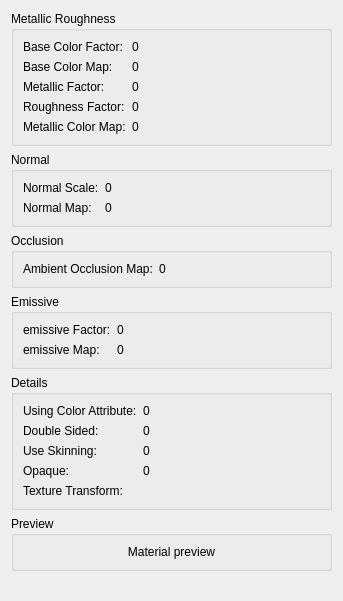
<?xml version="1.0" encoding="UTF-8"?>
<ui version="4.0">
 <class>MaterialWidget</class>
 <widget class="QWidget" name="MaterialWidget">
  <property name="geometry">
   <rect>
    <x>0</x>
    <y>0</y>
    <width>343</width>
    <height>601</height>
   </rect>
  </property>
  <property name="windowTitle">
   <string>Form</string>
  </property>
  <layout class="QVBoxLayout" name="verticalLayout" stretch="0,0,0,0,0,0,0">
   <item>
    <widget class="QGroupBox" name="metallicRoughnessGroupBox">
     <property name="title">
      <string>Metallic Roughness</string>
     </property>
     <layout class="QFormLayout" name="formLayout">
      <item row="0" column="0">
       <widget class="QLabel" name="Value">
        <property name="text">
         <string>Base Color Factor:</string>
        </property>
       </widget>
      </item>
      <item row="0" column="1">
       <widget class="ColorLabel" name="baseColorFactorValue">
        <property name="text">
         <string>0</string>
        </property>
       </widget>
      </item>
      <item row="1" column="0">
       <widget class="QLabel" name="baseColorMapLabel">
        <property name="text">
         <string>Base Color Map:</string>
        </property>
       </widget>
      </item>
      <item row="1" column="1">
       <widget class="QLabel" name="baseColorMapValue">
        <property name="text">
         <string>0</string>
        </property>
       </widget>
      </item>
      <item row="2" column="0">
       <widget class="QLabel" name="label_3">
        <property name="text">
         <string>Metallic Factor:</string>
        </property>
       </widget>
      </item>
      <item row="2" column="1">
       <widget class="QLabel" name="metallicFactorValue">
        <property name="text">
         <string>0</string>
        </property>
       </widget>
      </item>
      <item row="3" column="0">
       <widget class="QLabel" name="label_4">
        <property name="text">
         <string>Roughness Factor:</string>
        </property>
       </widget>
      </item>
      <item row="3" column="1">
       <widget class="QLabel" name="roughnessFactorValue">
        <property name="text">
         <string>0</string>
        </property>
       </widget>
      </item>
      <item row="4" column="0">
       <widget class="QLabel" name="MetallicColorMapLabel">
        <property name="text">
         <string>Metallic Color Map:</string>
        </property>
       </widget>
      </item>
      <item row="4" column="1">
       <widget class="QLabel" name="metallicColorMapValue">
        <property name="text">
         <string>0</string>
        </property>
       </widget>
      </item>
     </layout>
    </widget>
   </item>
   <item>
    <widget class="QGroupBox" name="normalGroupBox">
     <property name="title">
      <string>Normal</string>
     </property>
     <layout class="QFormLayout" name="formLayout_4">
      <item row="0" column="0">
       <widget class="QLabel" name="label_18">
        <property name="text">
         <string>Normal Scale:</string>
        </property>
       </widget>
      </item>
      <item row="0" column="1">
       <widget class="QLabel" name="normalScaleValue">
        <property name="text">
         <string>0</string>
        </property>
       </widget>
      </item>
      <item row="1" column="0">
       <widget class="QLabel" name="NormalMapLabel">
        <property name="text">
         <string>Normal Map:</string>
        </property>
       </widget>
      </item>
      <item row="1" column="1">
       <widget class="QLabel" name="normalMapValue">
        <property name="text">
         <string>0</string>
        </property>
       </widget>
      </item>
     </layout>
    </widget>
   </item>
   <item>
    <widget class="QGroupBox" name="occlusionGroupBox">
     <property name="title">
      <string>Occlusion</string>
     </property>
     <layout class="QFormLayout" name="formLayout_6">
      <item row="0" column="0">
       <widget class="QLabel" name="AmbientOcclusionMapLabel">
        <property name="text">
         <string>Ambient Occlusion Map:</string>
        </property>
       </widget>
      </item>
      <item row="0" column="1">
       <widget class="QLabel" name="ambientOcclusionMapValue">
        <property name="text">
         <string>0</string>
        </property>
       </widget>
      </item>
     </layout>
    </widget>
   </item>
   <item>
    <widget class="QGroupBox" name="emissiveGroupBox">
     <property name="title">
      <string>Emissive</string>
     </property>
     <layout class="QFormLayout" name="formLayout_7">
      <item row="0" column="0">
       <widget class="QLabel" name="label_21">
        <property name="text">
         <string>emissive Factor:</string>
        </property>
       </widget>
      </item>
      <item row="0" column="1">
       <widget class="ColorLabel" name="emissiveFactorValue">
        <property name="text">
         <string>0</string>
        </property>
       </widget>
      </item>
      <item row="1" column="0">
       <widget class="QLabel" name="emissiveMapLabel">
        <property name="text">
         <string>emissive Map:</string>
        </property>
       </widget>
      </item>
      <item row="1" column="1">
       <widget class="QLabel" name="emissiveMapValue">
        <property name="text">
         <string>0</string>
        </property>
       </widget>
      </item>
     </layout>
    </widget>
   </item>
   <item>
    <widget class="QGroupBox" name="detailsGroupBox">
     <property name="title">
      <string>Details</string>
     </property>
     <layout class="QFormLayout" name="formLayout_5">
      <item row="1" column="0">
       <widget class="QLabel" name="label_24">
        <property name="text">
         <string>Using Color Attribute:</string>
        </property>
       </widget>
      </item>
      <item row="1" column="1">
       <widget class="QLabel" name="useColorAttributeValue">
        <property name="text">
         <string>0</string>
        </property>
       </widget>
      </item>
      <item row="2" column="0">
       <widget class="QLabel" name="label_25">
        <property name="text">
         <string>Double Sided:</string>
        </property>
       </widget>
      </item>
      <item row="2" column="1">
       <widget class="QLabel" name="doubleSidedValue">
        <property name="text">
         <string>0</string>
        </property>
       </widget>
      </item>
      <item row="3" column="0">
       <widget class="QLabel" name="label_26">
        <property name="text">
         <string>Use Skinning:</string>
        </property>
       </widget>
      </item>
      <item row="3" column="1">
       <widget class="QLabel" name="useSkinningValue">
        <property name="text">
         <string>0</string>
        </property>
       </widget>
      </item>
      <item row="4" column="0">
       <widget class="QLabel" name="label_27">
        <property name="text">
         <string>Opaque:</string>
        </property>
       </widget>
      </item>
      <item row="4" column="1">
       <widget class="QLabel" name="opaqueValue">
        <property name="text">
         <string>0</string>
        </property>
       </widget>
      </item>
      <item row="5" column="0">
       <widget class="QLabel" name="label_23">
        <property name="text">
         <string>Texture Transform:</string>
        </property>
       </widget>
      </item>
      <item row="5" column="1">
       <widget class="MatrixLabel" name="textureTransformLabel" native="true"/>
      </item>
     </layout>
    </widget>
   </item>
   <item>
    <widget class="QGroupBox" name="groupBox">
     <property name="title">
      <string>Preview</string>
     </property>
     <layout class="QHBoxLayout" name="horizontalLayout_2" stretch="1">
      <item>
       <widget class="RenderedPreviewWidget" name="previewLabel">
        <property name="sizePolicy">
         <sizepolicy hsizetype="Expanding" vsizetype="Expanding">
          <horstretch>0</horstretch>
          <verstretch>0</verstretch>
         </sizepolicy>
        </property>
        <property name="text">
         <string>Material preview</string>
        </property>
        <property name="alignment">
         <set>Qt::AlignCenter</set>
        </property>
       </widget>
      </item>
     </layout>
    </widget>
   </item>
   <item>
    <spacer name="verticalSpacer">
     <property name="orientation">
      <enum>Qt::Vertical</enum>
     </property>
     <property name="sizeHint" stdset="0">
      <size>
       <width>20</width>
       <height>0</height>
      </size>
     </property>
    </spacer>
   </item>
  </layout>
 </widget>
 <customwidgets>
  <customwidget>
   <class>MatrixLabel</class>
   <extends>QWidget</extends>
   <header>materialwidget.h</header>
   <container>1</container>
  </customwidget>
  <customwidget>
   <class>RenderedPreviewWidget</class>
   <extends>QLabel</extends>
   <header>renderedpreviewwidget.h</header>
  </customwidget>
  <customwidget>
   <class>ColorLabel</class>
   <extends>QLabel</extends>
   <header>colorlabel.h</header>
  </customwidget>
 </customwidgets>
 <resources/>
 <connections/>
</ui>
